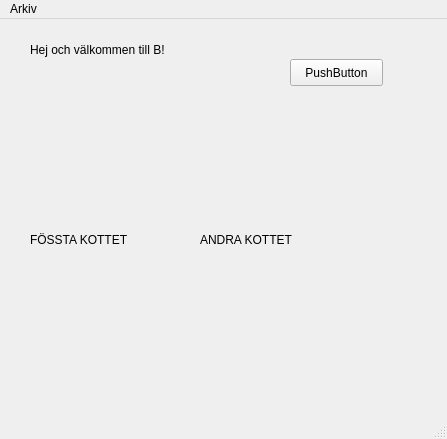
<?xml version="1.0" encoding="UTF-8"?>
<ui version="4.0">
 <class>MainWindow</class>
 <widget class="QMainWindow" name="MainWindow">
  <property name="geometry">
   <rect>
    <x>0</x>
    <y>0</y>
    <width>447</width>
    <height>439</height>
   </rect>
  </property>
  <property name="windowTitle">
   <string>B-game</string>
  </property>
  <widget class="QWidget" name="centralwidget">
   <widget class="QLabel" name="label">
    <property name="geometry">
     <rect>
      <x>30</x>
      <y>20</y>
      <width>171</width>
      <height>21</height>
     </rect>
    </property>
    <property name="text">
     <string>Hej och välkommen till B!</string>
    </property>
   </widget>
   <widget class="QPushButton" name="pushButton">
    <property name="geometry">
     <rect>
      <x>290</x>
      <y>40</y>
      <width>93</width>
      <height>27</height>
     </rect>
    </property>
    <property name="text">
     <string>PushButton</string>
    </property>
   </widget>
   <widget class="QLabel" name="firstCard">
    <property name="geometry">
     <rect>
      <x>30</x>
      <y>90</y>
      <width>141</width>
      <height>261</height>
     </rect>
    </property>
    <property name="autoFillBackground">
     <bool>false</bool>
    </property>
    <property name="text">
     <string>FÖSSTA KOTTET</string>
    </property>
   </widget>
   <widget class="QLabel" name="firstCard_2">
    <property name="geometry">
     <rect>
      <x>200</x>
      <y>90</y>
      <width>141</width>
      <height>261</height>
     </rect>
    </property>
    <property name="autoFillBackground">
     <bool>false</bool>
    </property>
    <property name="text">
     <string>ANDRA KOTTET</string>
    </property>
   </widget>
  </widget>
  <widget class="QStatusBar" name="statusbar"/>
  <widget class="QMenuBar" name="menubar">
   <property name="geometry">
    <rect>
     <x>0</x>
     <y>0</y>
     <width>447</width>
     <height>23</height>
    </rect>
   </property>
   <widget class="QMenu" name="menuHej_och_v_lkommen_till_B">
    <property name="title">
     <string>Arkiv</string>
    </property>
    <addaction name="actionAvsluta"/>
   </widget>
   <addaction name="menuHej_och_v_lkommen_till_B"/>
  </widget>
  <action name="actionAvsluta">
   <property name="text">
    <string>Avsluta</string>
   </property>
  </action>
 </widget>
 <resources/>
 <connections/>
</ui>
